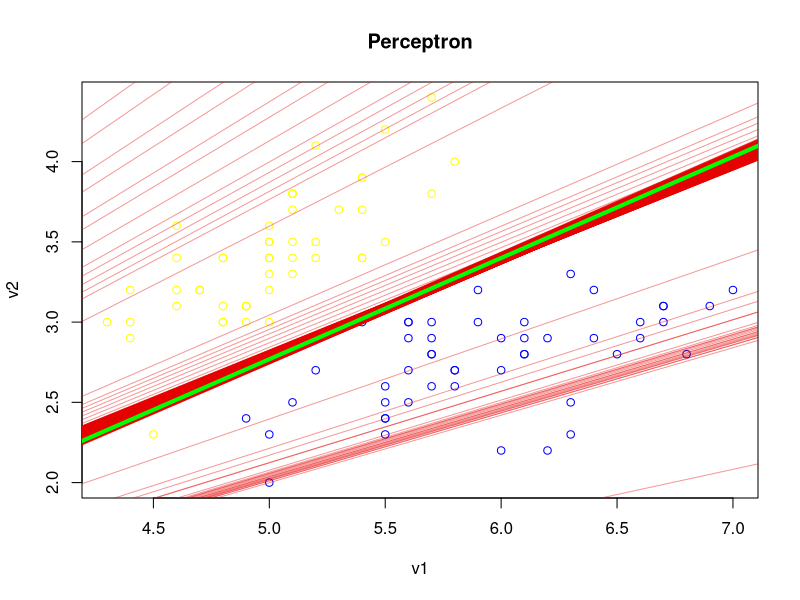
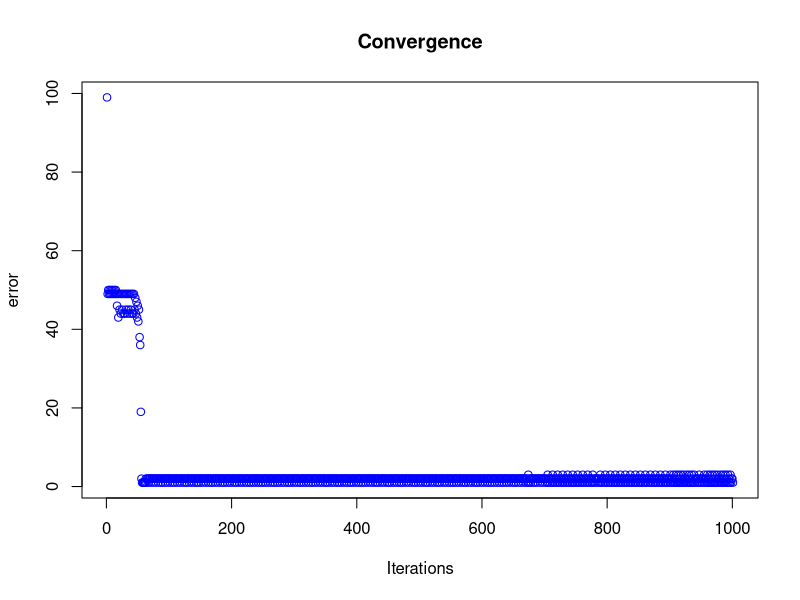

Source code (R) for these figures, in order:
hingeError = function(W,X,Y) {
  misclassf = 0
  totalError = 0
  for(i in 1:nrow(X)) {
    tmp = Y[i]*(W %*% X[i,])
    if(tmp <= 0) 
      misclassf = misclassf + 1
      totalError = totalError - tmp
  }
  c(misclassf,totalError/nrow(X))
}

batch_gradient = function(W,X,Y) {
  delta = rep(0,ncol(X))
  for(i in 1:nrow(X)) {
     if(Y[i]*(W %*% X[i,]) <= 0)
       delta = delta - Y[i]* X[i,]
  }
  delta / nrow(X)
}

batch_gradient_descent = function(X,Y, learningRate, iterations) {
  W = rep(0,ncol(X))
  W_trace = W  
  error_trace = hingeError(W,X,Y)
  for(iter in 1:iterations) {
    grad = batch_gradient(W,X,Y)
    W = W - (learningRate * grad)
    error_current = hingeError(W, X, Y)
    
    W_trace = rbind(W_trace, W)
    error_trace = rbind(error_trace,error_current)
  }
  list(W_trace,error_trace)
}

display.trace = function(solution) {
  solution[[1]]
  solution[[2]]
}

plot.trace = function(X, Y, solution, iterations) {
  plot(X[,2],X[,3],col=ifelse(Y == -1,"yellow","blue"),xlab="v1",ylab="v2",main="Perceptron")
  weights = solution[[1]]
  for (i in 2:iterations) {
    W = weights[i,]
    abline(-W[1]/W[3], -W[2]/W[3], col=rgb(0.9,0,0,0.4))
  }
  abline(-W[1]/W[3], -W[2]/W[3], col="green", lwd=4)
  misclass = solution[[2]]
  plot(1:(iterations+1),misclass[,1],col="blue",xlab="Iterations",ylab="error",main="Convergence")
  
#   w1 = seq(-2, 4, 1)
#   w2 = seq(-2, 4, 1) 
#   err = outer(w1,w2,hingeError,weights,X,Y)
#   
#   persp3D(w1, w2, err[,1], xlab="w1", ylab="w2", zlab="error",col = ramp.col(n = 50, col = c("#FF033E", "#FFBF00", "#FF7E00", "#08E8DE", "#00FFFF", "#03C03C"), alpha = .1), border = "#808080", theta = -90, phi = 10, colkey = FALSE)
#   contour3D(b, m, z = 0, colvar = err, col = c("#FF7E00", "#FF033E"), alpha = .3, add = TRUE, colkey = FALSE)
#   points3D(solution$intercept,solution$slope , solution$error, pch = 20, col = 'red', add = TRUE)
#   

}

setwd("C:\\Users\\Thimma Reddy\\Documents\\GitHub\\datascience\\datasets")
data = read.csv("iris-train.csv", header = TRUE)
dim(data)
str(data)

X = data.frame(v0=rep(1,nrow(data)),data$v1,data$v2)
Y = data$target
X = as.matrix(X)

stepsize = 1
iterations = 1000
solution = batch_gradient_descent(X, Y, stepsize, iterations)
display.trace(solution)
plot.trace(X,Y,solution,iterations)
